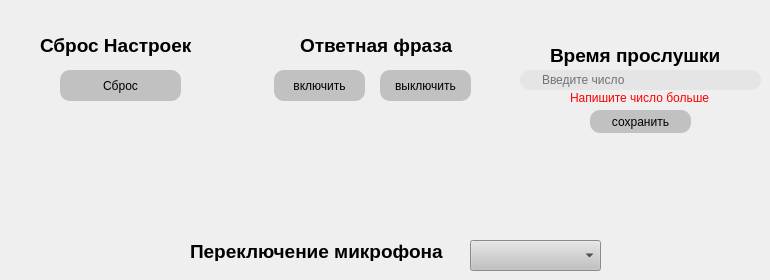
     <widget class="QWidget" name="page_perekl1">
      <widget class="QLabel" name="label_4">
       <property name="geometry">
        <rect>
         <x>300</x>
         <y>30</y>
         <width>161</width>
         <height>31</height>
        </rect>
       </property>
       <property name="text">
        <string>&lt;html&gt;&lt;head/&gt;&lt;body&gt;&lt;p&gt;&lt;span style=&quot; font-size:14pt; font-weight:600;&quot;&gt;Ответная фраза&lt;/span&gt;&lt;/p&gt;&lt;/body&gt;&lt;/html&gt;</string>
       </property>
      </widget>
      <widget class="QLineEdit" name="lineEdit">
       <property name="geometry">
        <rect>
         <x>520</x>
         <y>70</y>
         <width>241</width>
         <height>20</height>
        </rect>
       </property>
       <property name="styleSheet">
        <string notr="true">QLineEdit {
 	
	background-color: rgb(229, 229, 229);
	border-radius:  10px;
	
	padding-left:	20px;
	padding-right:	20px;
	
}
</string>
       </property>
       <property name="text">
        <string/>
       </property>
       <property name="placeholderText">
        <string>Введите число</string>
       </property>
      </widget>
      <widget class="QLabel" name="label_5">
       <property name="geometry">
        <rect>
         <x>40</x>
         <y>20</y>
         <width>161</width>
         <height>51</height>
        </rect>
       </property>
       <property name="text">
        <string>&lt;html&gt;&lt;head/&gt;&lt;body&gt;&lt;p&gt;&lt;span style=&quot; font-size:14pt; font-weight:600;&quot;&gt;Сброс Настроек&lt;/span&gt;&lt;/p&gt;&lt;/body&gt;&lt;/html&gt;</string>
       </property>
      </widget>
      <widget class="QPushButton" name="pushButton">
       <property name="geometry">
        <rect>
         <x>60</x>
         <y>70</y>
         <width>121</width>
         <height>31</height>
        </rect>
       </property>
       <property name="styleSheet">
        <string notr="true">QPushButton {
    border-radius:  10px;
    background-color: rgb(193, 193, 193);
    
	color: rgb(171, 171, 171);
    
	
	color: rgb(0, 0, 0);
   
}

QPushButton:pressed {
    
	background-color: rgb(154, 154, 154);
}</string>
       </property>
       <property name="text">
        <string>Сброс</string>
       </property>
      </widget>
      <widget class="QLabel" name="label_34">
       <property name="geometry">
        <rect>
         <x>190</x>
         <y>240</y>
         <width>271</width>
         <height>21</height>
        </rect>
       </property>
       <property name="text">
        <string>&lt;html&gt;&lt;head/&gt;&lt;body&gt;&lt;p&gt;&lt;span style=&quot; font-size:14pt; font-weight:600;&quot;&gt;Переключение микрофона&lt;/span&gt;&lt;/p&gt;&lt;/body&gt;&lt;/html&gt;</string>
       </property>
      </widget>
      <widget class="QComboBox" name="comboBox">
       <property name="geometry">
        <rect>
         <x>470</x>
         <y>240</y>
         <width>131</width>
         <height>31</height>
        </rect>
       </property>
       <property name="styleSheet">
        <string notr="true">
background-color: rgb(193, 193, 193);</string>
       </property>
      </widget>
      <widget class="QPushButton" name="pushButton_19">
       <property name="geometry">
        <rect>
         <x>274</x>
         <y>70</y>
         <width>91</width>
         <height>31</height>
        </rect>
       </property>
       <property name="styleSheet">
        <string notr="true">QPushButton {
    border-radius:  10px;
    background-color: rgb(193, 193, 193);
    
	color: rgb(171, 171, 171);
    
	
	color: rgb(0, 0, 0);
   
}

QPushButton:pressed {
    
	background-color: rgb(154, 154, 154);
}</string>
       </property>
       <property name="text">
        <string>включить</string>
       </property>
      </widget>
      <widget class="QPushButton" name="pushButton_20">
       <property name="geometry">
        <rect>
         <x>380</x>
         <y>70</y>
         <width>91</width>
         <height>31</height>
        </rect>
       </property>
       <property name="styleSheet">
        <string notr="true">QPushButton {
    border-radius:  10px;
    background-color: rgb(193, 193, 193);
    
	color: rgb(171, 171, 171);
    
	
	color: rgb(0, 0, 0);
   
}

QPushButton:pressed {
    
	background-color: rgb(154, 154, 154);
}</string>
       </property>
       <property name="text">
        <string>выключить</string>
       </property>
      </widget>
      <widget class="QLabel" name="label_35">
       <property name="geometry">
        <rect>
         <x>550</x>
         <y>40</y>
         <width>181</width>
         <height>31</height>
        </rect>
       </property>
       <property name="text">
        <string>&lt;html&gt;&lt;head/&gt;&lt;body&gt;&lt;p&gt;&lt;span style=&quot; font-size:14pt; font-weight:600;&quot;&gt;Время прослушки&lt;/span&gt;&lt;/p&gt;&lt;/body&gt;&lt;/html&gt;</string>
       </property>
      </widget>
      <widget class="QLabel" name="label_36">
       <property name="geometry">
        <rect>
         <x>570</x>
         <y>90</y>
         <width>141</width>
         <height>16</height>
        </rect>
       </property>
       <property name="styleSheet">
        <string notr="true">color: rgb(255, 0, 0);</string>
       </property>
       <property name="text">
        <string>Напишите число больше 0</string>
       </property>
      </widget>
      <widget class="QPushButton" name="pushButton_21">
       <property name="geometry">
        <rect>
         <x>590</x>
         <y>110</y>
         <width>101</width>
         <height>23</height>
        </rect>
       </property>
       <property name="styleSheet">
        <string notr="true">QPushButton {
    border-radius:  10px;
    background-color: rgb(193, 193, 193);
    
	color: rgb(171, 171, 171);
    
	
	color: rgb(0, 0, 0);
   
}

QPushButton:pressed {
    
	background-color: rgb(154, 154, 154);
}</string>
       </property>
       <property name="text">
        <string>сохранить</string>
       </property>
      </widget>
     </widget>
